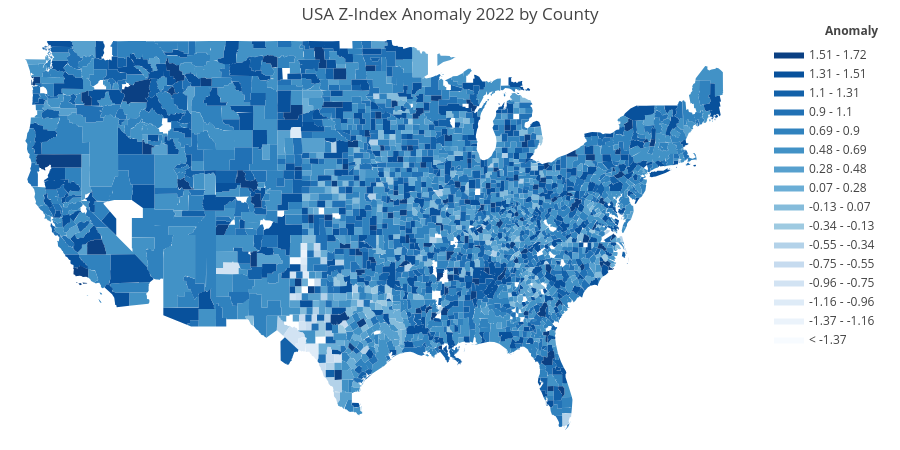

Notebook code for this chart:
### Markdown cell above
### Visualization of Z-Index Data

### Code cell
df_2022 = merged_data[merged_data['Year'] == 2022].copy()

df_2022['State_ANSI'] = df_2022['State_ANSI'].astype(float).astype(int).astype(str).str.zfill(2)
df_2022['County_ANSI'] = df_2022['County_ANSI'].astype(float).astype(int).astype(str).str.zfill(3)
df_2022['FIPS'] = df_2022['State_ANSI'] + df_2022['County_ANSI']

df_2022 = df_2022[df_2022['FIPS'].str.len() == 5]

fips_codes = df_2022['FIPS'].tolist()
anomaly_values = df_2022['Anomaly'].tolist()

colorscale = [
    "#f7fbff","#ebf3fb","#deebf7","#d2e3f3","#c6dbef","#b3d2e9",
    "#9ecae1","#85bcdb","#6baed6","#57a0ce","#4292c6","#3082be",
    "#2171b5","#1361a9","#08519c","#0b4083","#08306b"
]
endpts = list(np.linspace(
    min(anomaly_values),
    max(anomaly_values),
    len(colorscale) - 1
))

fig = ff.create_choropleth(
    fips=fips_codes,
    values=anomaly_values,
    binning_endpoints=endpts,
    colorscale=colorscale,
    show_state_data=False,
    show_hover=True,
    centroid_marker={'opacity': 0},
    asp=2.9,
    title='USA Z-Index Anomaly 2022 by County',
    legend_title='Anomaly'
)
fig.layout.template = None
fig.show()
